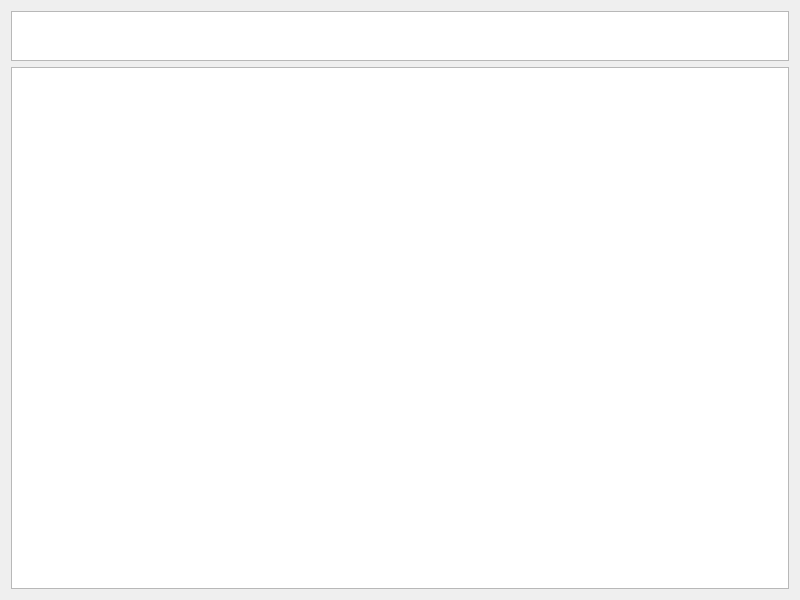
<?xml version="1.0" encoding="UTF-8"?>
<ui version="4.0">
 <class>Dialog</class>
 <widget class="QDialog" name="Dialog">
  <property name="geometry">
   <rect>
    <x>0</x>
    <y>0</y>
    <width>800</width>
    <height>600</height>
   </rect>
  </property>
  <property name="windowTitle">
   <string>Поиск</string>
  </property>
  <layout class="QVBoxLayout" name="verticalLayout">
   <item>
    <widget class="QTableWidget" name="search">
     <property name="maximumSize">
      <size>
       <width>16777215</width>
       <height>50</height>
      </size>
     </property>
     <attribute name="verticalHeaderVisible">
      <bool>false</bool>
     </attribute>
    </widget>
   </item>
   <item>
    <widget class="QTableWidget" name="table">
     <attribute name="verticalHeaderVisible">
      <bool>false</bool>
     </attribute>
    </widget>
   </item>
  </layout>
 </widget>
 <resources/>
 <connections/>
</ui>
